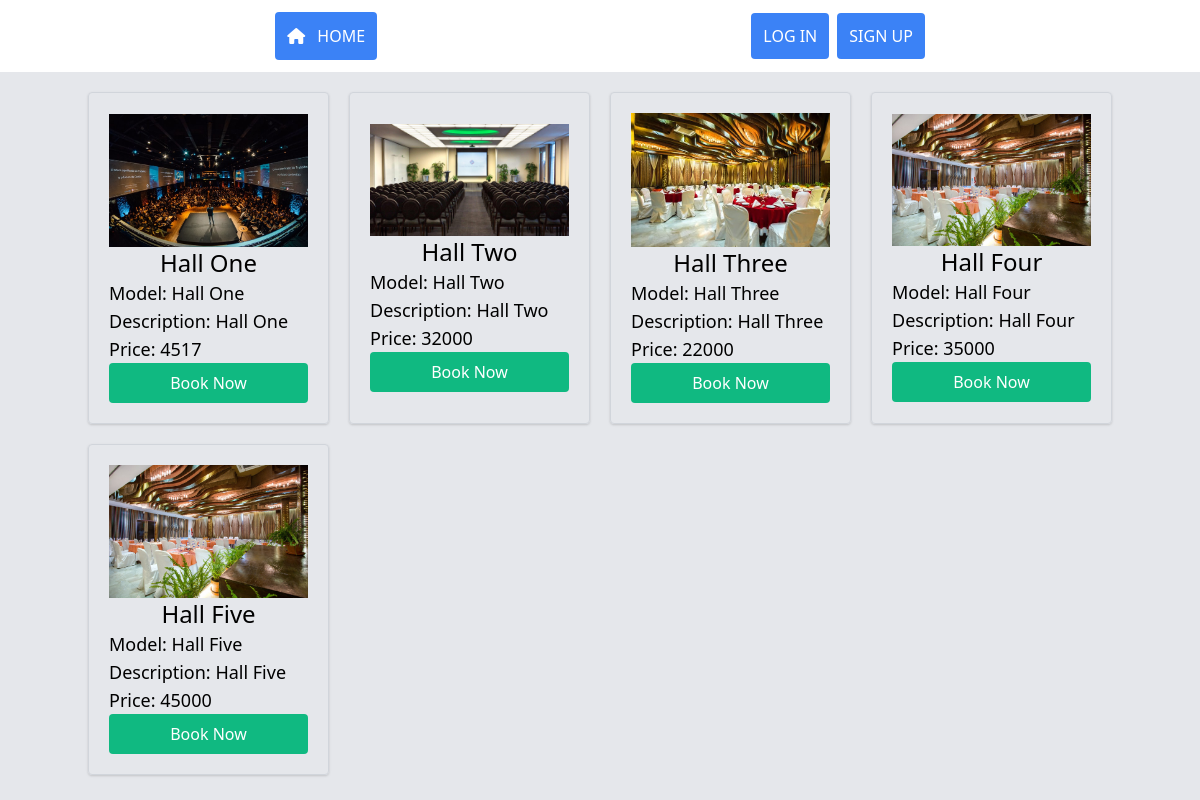
Screenshot of /products.php?type=room with the database file from the repository.
### tables this page shows
CREATE TABLE `product_information` (
  `id` int(11) NOT NULL,
  `name` varchar(50) NOT NULL,
  `type` varchar(10) NOT NULL,
  `model` varchar(100) DEFAULT NULL,
  `address` varchar(255) DEFAULT NULL,
  `description` varchar(255) NOT NULL,
  `price` varchar(10) NOT NULL,
  `image_link` varchar(255) NOT NULL
);

### class/dbh.class.php (called while the page is built)
<?php
class Dbh {
  private $host   = 'localhost';
  private $dbName = 'orbs';
  private $user   = 'root';
  private $pwd    = '';
  protected function connect(){
    try {
      $dsn = 'mysql:host=' . $this->host . ';dbname=' . $this->dbName;
      $pdo = new PDO($dsn, $this->user, $this->pwd);
      $pdo->setAttribute(PDO::ATTR_DEFAULT_FETCH_MODE, PDO::FETCH_ASSOC);
      return $pdo;
    } catch (PDOException $e){
        print "Error " . $e->getMessage() . "<br />";
        die();
    }
  }
}
?>

### class/product.class.php (called while the page is built, shortened)
<?php
require_once "dbh.class.php";
class Product extends Dbh {
  protected function getProduct($type){
    $sql = "SELECT * FROM product_information WHERE type = ?";
    $stmt = $this->connect()->prepare($sql);
    $stmt->execute([$type]);
    $results = $stmt->fetchAll();
    return $results;
  }
}

### class/productview.class.php (called while the page is built, shortened)
<?php
require_once "product.class.php";
class ProductView extends Product {
  public function showProducts($type){
    $products = $this->getProduct($type);
    return $products;
  }
}
?>

### products.php (the view)
<?php
require_once "./inc/header.inc.php";
require_once "./class/productview.class.php";
?>
<body class="bg-gray-200">
  <div class="bg-white">
    <?php require "./inc/navbar.inc.php" ?>
  </div>
<div class="flex justify-center items-center">
  <div class=" w-full">
    <div class="grid grid-cols-4 gap-5 container mx-auto my-5">
      <?php
      $productsObj = new ProductView();
      $products = $productsObj->showProducts($_GET['type']);
      foreach($products as $key=>$product){
      ?>
	<div class="flex flex-col justify-center border border-gray-300
		    rounded px-5 pb-5 shadow">
	  <img alt="" src="<?= $product['image_link'] ?>" class="pt-5" />
	  <h1 class="text-2xl text-center"><?= $product['name'] ?></h1>
	  <p class="text-lg">Model: <?= $product['model'] ?></p>
	  <p class="text-lg">Description: <?= $product['description'] ?></p>
	  <p class="text-lg">Price: <?= $product['price'] ?></p>
	  <a href="booking.php?id=<?= $product['id'] ?>&type=<?= $product['type'] ?>"
	     class="py-2 px-5 bg-green-500 text-white text-center rounded">
	    Book Now
	  </a>
	</div>
      <?php }; ?>
    </div>
  </div>
</div>
<?php require "./inc/footer.inc.php" ?>

### rows the page displays
product_information: image_link (picture), name "Hall One", model "Hall One", description "Hall One", price "4517"
product_information: image_link (picture), name "Hall Two", model "Hall Two", description "Hall Two", price "32000"
product_information: image_link (picture), name "Hall Three", model "Hall Three", description "Hall Three", price "22000"
product_information: image_link (picture), name "Hall Four", model "Hall Four", description "Hall Four", price "35000"
product_information: image_link (picture), name "Hall Five", model "Hall Five", description "Hall Five", price "45000"
